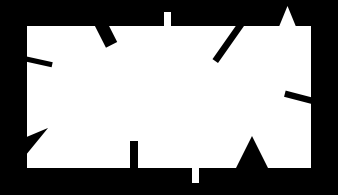
#> input picture day03_opencv_contour/img/bad_rect.png, 338 x 195 px, given in place of messi5.jpg, which was not available
$ python tm3.py
#> lines starting #> are read from the running program, lines starting #| are printed output that depends on the picture; pictures that were not available may be replaced by others from this repository, and a replacement may not be noted
### day06_opencv_TM/sampledownload.py
import urllib.request
import os

def get_sample(filename, repo='insightbook'):
    """부교 또는 OpenCV 공식 샘플 이미지 자동 다운로드

    Args:
        filename (str): 이미지 파일명 (예: 'morphological.png')
        repo (str): 'insightbook' (부교) 또는 'opencv' (공식)

    Returns:
        str: 다운로드된 파일명
    """
    if not os.path.exists(filename):
        if repo == 'insightbook':
            url = f"https://raw.githubusercontent.com/dltpdn/insightbook.opencv_project_python/master/img/{filename}"
        else:  # opencv 공식
            url = f"https://raw.githubusercontent.com/opencv/opencv/master/samples/data/{filename}"
        urllib.request.urlretrieve(url, filename)
    return filename

# 사용 방법
# img = cv.imread(get_sample('morphological.png', repo='insightbook'))

### day06_opencv_TM/tm3.py
import cv2 as cv
import numpy as np
import matplotlib.pyplot as plt
import sampledownload

# 이미지 로드
img = cv.imread(sampledownload.get_sample('messi5.jpg'))
#> img is the input picture: shape (195, 338, 3); min 0, max 255, mean 150.6
gray = cv.cvtColor(img, cv.COLOR_BGR2GRAY)
template = gray[60:200, 180:280]
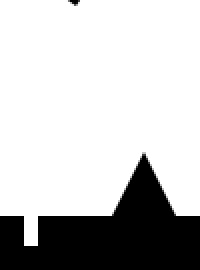
#> template: shape (135, 100) (shown 2 times larger); min 0, max 255, mean 196.1

# Template Matching
result = cv.matchTemplate(gray, template, cv.TM_CCOEFF_NORMED)
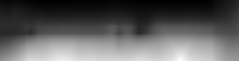
#> result: shape (61, 239) float32; min -0.284, max 1, mean 0.183; drawn with min black and max white

# 임계값 이상의 모든 매칭 위치 찾기
threshold = 0.7  # 80% 이상 유사도
locations = np.where(result >= threshold)
#> locations = 1533 positions, rows 48 to 60, columns 21 to 213

# 모든 후보 표시
result_img = img.copy()
h, w = template.shape[:2]
#> h = 135; w = 100

for y, x in zip(locations[0], locations[1]):
    top_left = (x, y)
    bottom_right = (x + w, y + h)
    cv.rectangle(result_img, top_left, bottom_right, (0, 255, 0), 1)
#> this loop made 1533 passes
#> (y, x, top_left, bottom_right) on passes 1 to 3: (48, 174, (174, 48), (274, 183)), (48, 175, (175, 48), (275, 183)), (48, 176, (176, 48), (276, 183))
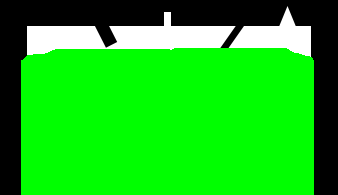
#> result_img: shape (195, 338, 3); mean B, G, R 25, 189.7, 25

cv.imshow('All Matches Above Threshold', result_img)
cv.waitKey(0)
cv.destroyAllWindows()

print(f"Found {len(locations[0])} matches above {threshold} threshold")
#| Found 1533 matches above 0.7 threshold
